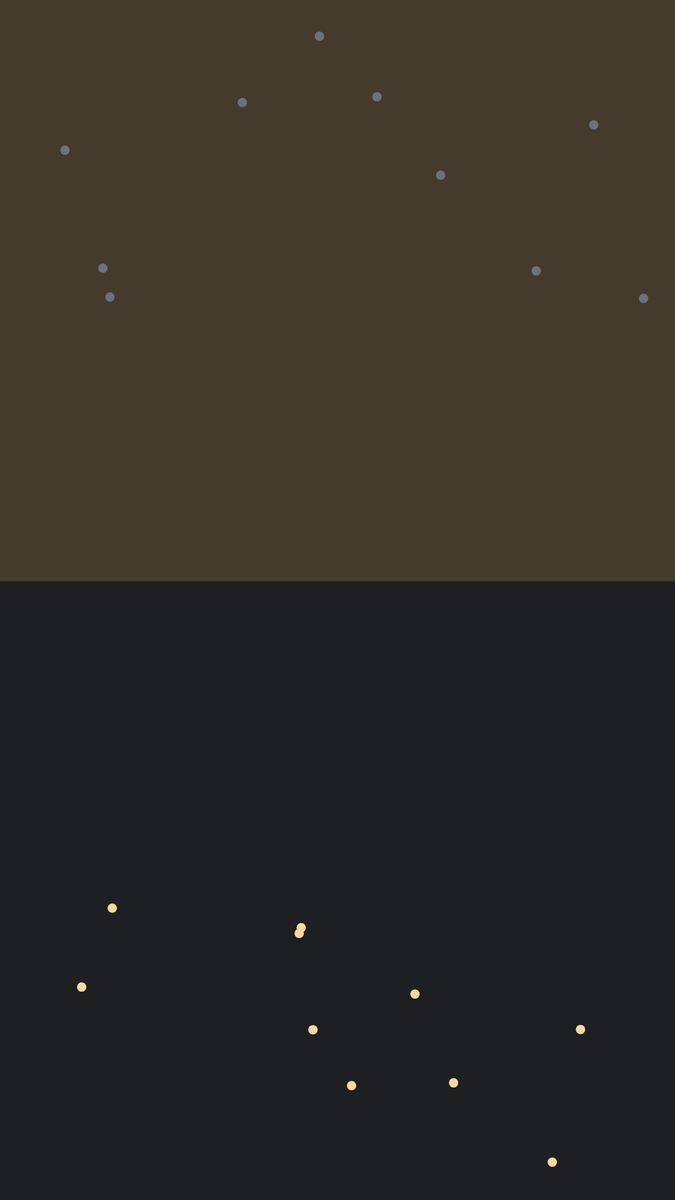
Frame 1 (no input)
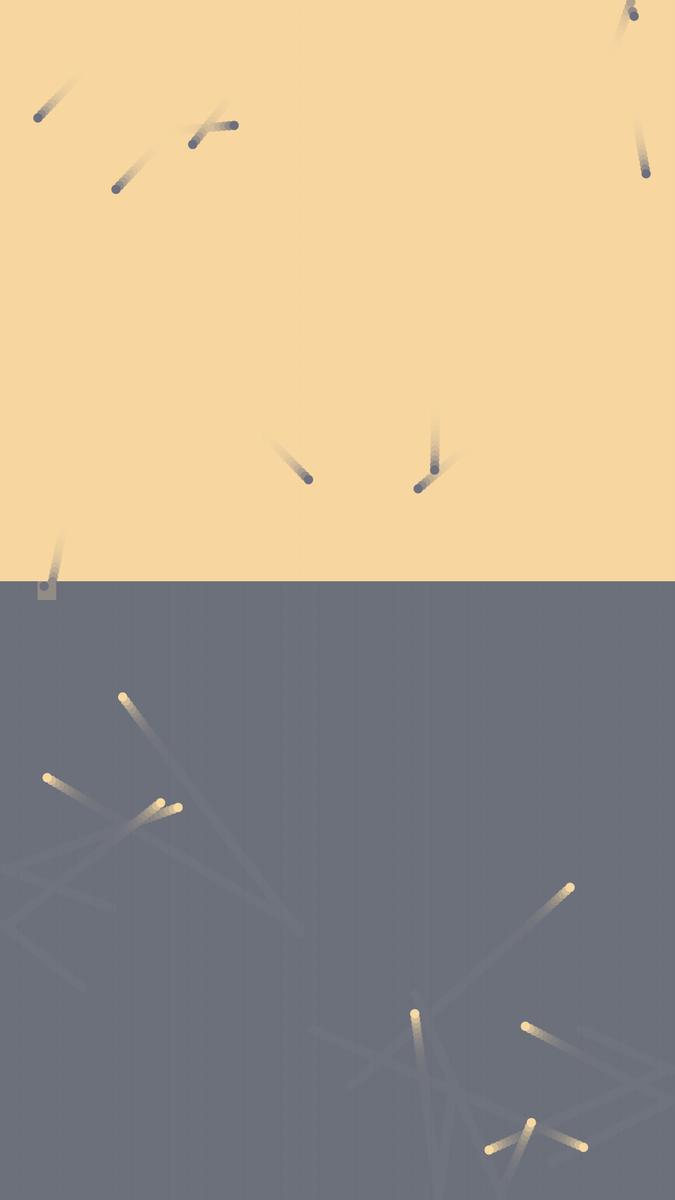
Frame 60 (no input)
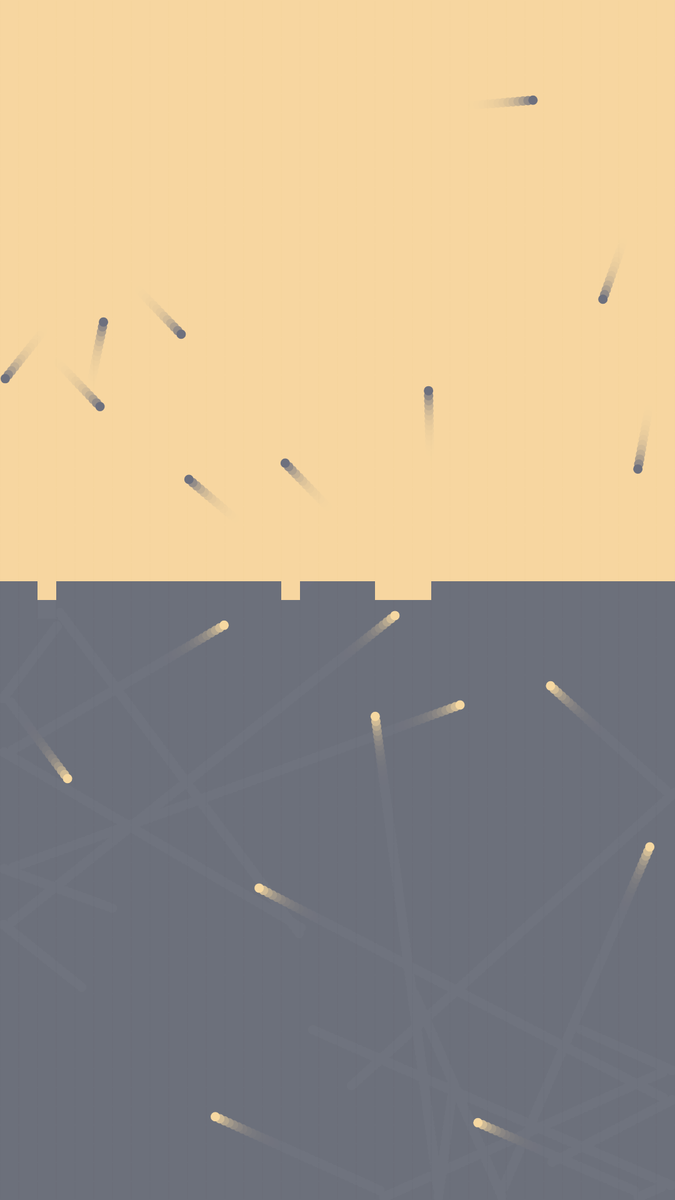
Frame 120 (the mouse pressed at the canvas centre since frame 60)

The p5.js sketch that drew these frames (run headless with seeded random() and noise() and a simulated clock; from frame 60 on, the mouse is pressed at the canvas centre):

// p5.js sketch
// ── sketch.js
function setup() {
  angleMode(DEGREES);
  rectMode(CENTER);
  colorMode(HSB, 255);
  noStroke();
  createCanvas(1080, 1920);
  background(0);
  restart();
}

const restart = () => {
  b1 = [];
  br = [];
  chooseColors();
  chooseSecondaryColors();
  for (let i = 0; i < 10; i++) {
    b1.push(
      new Ball(
        random(SIZE, width - SIZE),
        random(height / 2 + height / 4, height - SIZE),
        "white"
      )
    );
    b1.push(
      new Ball(random(SIZE, width - SIZE), random(SIZE, height / 4), "black")
    );
  }
  for (let i = 0; i < width / SIZE; i++) {
    for (let j = 0; j < height / SIZE; j++) {
      br.push(
        new Brick(
          SIZE / 2 + i * SIZE,
          SIZE / 2 + j * SIZE,
          SIZE + j * SIZE < height / 2 ? "black" : "white"
        )
      );
    }
  }
};

const INTERACTION_KEY = 53;
function keyPressed() {
  if (keyCode === INTERACTION_KEY) {
    restart();
  }
}
let b1 = [];

let br = [];
let SPEEDMULT = 8;
let SIZE = 30;
let colorCount = 200;
let black, white, black2, white2;
let tblack, twhite, tblack2, twhite2;

let whitev, blackv, whitev2, blackv2;
function draw() {
  displayBricks();
  displayBalls();
  if (colorCount < 200) {
    colorCount++;
  }

  if (frameCount % 1000 === 0) {
    colorCount = 0;
    shiftColors();
    chooseSecondaryColors();
  }
  // noLoop();
}

const shiftColors = () => {
  black = black2;
  white = white2;
  tblack = tblack2;
  twhite = twhite2;
};

const chooseColors = () => {
  let h, s, b;

  h = random(255);
  s = random(255);
  b = random(255);
  blackv = [
    (h + random(30, 225)) % 255,
    (s + random(30, 225)) % 255,
    (b + random(30, 225)) % 255,
  ];
  black = color(...blackv);
  tblack = color(...blackv, 70);
  whitev = [
    (h + random(30, 225)) % 255,
    (s + random(30, 225)) % 255,
    (b + random(30, 225)) % 255,
  ];
  white = color(...whitev);
  twhite = color(...whitev, 70);
};

const chooseSecondaryColors = () => {
  let h, s, b;
  h = random(255);
  s = random(255);
  b = random(255);
  blackv2 = [
    (h + random(30, 225)) % 255,
    (s + random(30, 225)) % 255,
    (b + random(30, 225)) % 255,
  ];
  black2 = color(...blackv2);
  tblack2 = color(...blackv2, 70);
  whitev2 = [
    (h + random(30, 225)) % 255,
    (s + random(30, 225)) % 255,
    (b + random(30, 225)) % 255,
  ];
  white2 = color(...whitev2);
  twhite2 = color(...whitev2, 70);
};

const displayBalls = () => {
  for (let b of b1) {
    b.display();
    b.move();
  }
};

const displayBricks = () => {
  for (let b of br) {
    b.display();
  }
};

class Ball {
  constructor(x, y, mode) {
    this.x = x;
    this.y = y;
    this.w = SIZE / 2;
    this.mode = mode;
    let startAngle;
    do {
      startAngle = random(0, 360);
    } while (startAngle % 90 < 20);
    this.sx = sin(startAngle) * SPEEDMULT;
    this.sy = cos(startAngle) * SPEEDMULT;
  }
  display() {
    if (this.mode === "black") {
      fill(lerpColor(black, black2, map(colorCount, 0, 100, 0, 1)));
    } else {
      fill(lerpColor(white, white2, map(colorCount, 0, 100, 0, 1)));
    }
    ellipse(this.x, this.y, this.w, this.w);
  }

  move() {
    this.checkBounds();
    this.x += this.sx;
    this.y += this.sy;
  }

  flipX() {
    this.sx *= -1;
  }

  flipY() {
    this.sy *= -1;
  }

  checkBounds() {
    let halfW = this.w / 2;

    let x1 = this.x - halfW;
    let x2 = this.x + halfW;
    let y1 = this.y - halfW;
    let y2 = this.y + halfW;
    let ignore = this.mode === "black" ? "black" : "white";
    let filtered = br.filter((x) => x.mode !== ignore);
    for (let brick of filtered) {
      if (
        abs(y1 - brick.y) < SPEEDMULT / 2 &&
        this.x + this.w / 2 > brick.x - brick.w / 2 &&
        this.x - this.w / 2 < brick.x + brick.w / 2
      ) {
        this.y += this.w;
        this.flipY();
        brick.flipColor();
        break;
      }
      if (
        abs(y2 - brick.y) < SPEEDMULT / 2 &&
        this.x + this.w / 2 > brick.x - brick.w / 2 &&
        this.x - this.w / 2 < brick.x + brick.w / 2
      ) {
        this.y -= this.w;

        this.flipY();
        brick.flipColor();
        break;
      }
      if (
        abs(x1 - brick.x) < SPEEDMULT / 2 &&
        this.y + this.w / 2 > brick.y - brick.w / 2 &&
        this.y - this.w / 2 < brick.y + brick.w / 2
      ) {
        this.x -= this.w;
        this.flipX();
        brick.flipColor();
        break;
      }
      if (
        abs(x2 - brick.x) < SPEEDMULT / 2 &&
        this.y + this.w / 2 > brick.y - brick.w / 2 &&
        this.y - this.w / 2 < brick.y + brick.w / 2
      ) {
        this.x += this.w;

        this.flipX();
        brick.flipColor();
        break;
      }
    }

    if (this.x < halfW) {
      this.x += halfW;
      this.flipX();
    } else if (this.x > width - halfW) {
      this.x -= halfW;
      this.flipX();
    }
    if (this.y < halfW) {
      this.y += halfW;
      this.flipY();
    } else if (this.y > height - halfW) {
      this.y -= halfW;
      this.flipY();
    }
  }
}

class Brick {
  constructor(x, y, mode) {
    this.x = x;
    this.y = y;
    this.mode = mode;
    this.w = SIZE;
  }

  display() {
    if (this.mode === "black") {
      fill(lerpColor(twhite, twhite2, map(colorCount, 0, 100, 0, 1)));
    } else {
      fill(lerpColor(tblack, tblack2, map(colorCount, 0, 100, 0, 1)));
    }
    rect(this.x, this.y, this.w, this.w);
  }

  flipColor() {
    this.mode = this.mode === "black" ? "white" : "black";
  }
}
